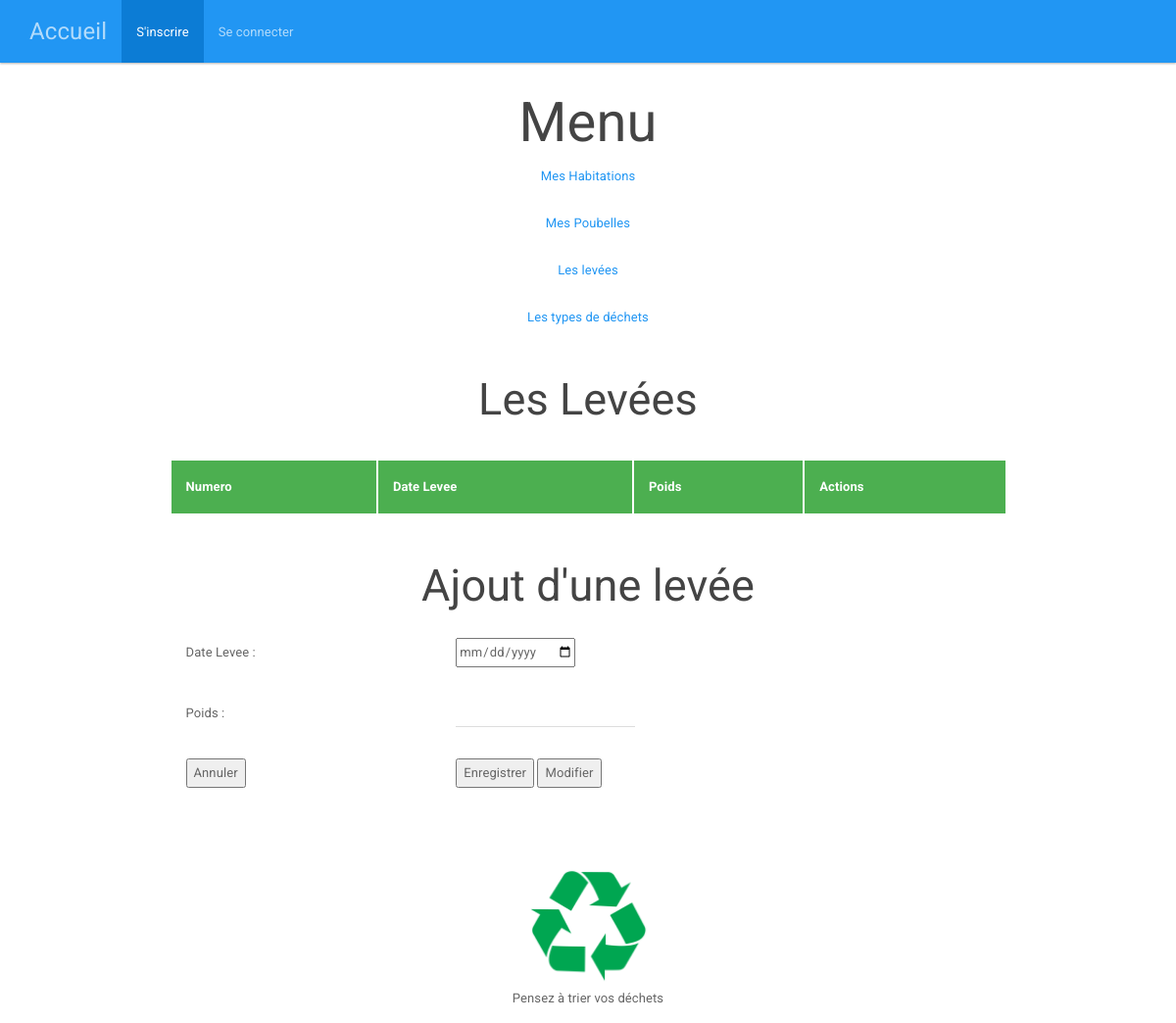
/index.php?page=3, run on an earlier commit of the app's database.
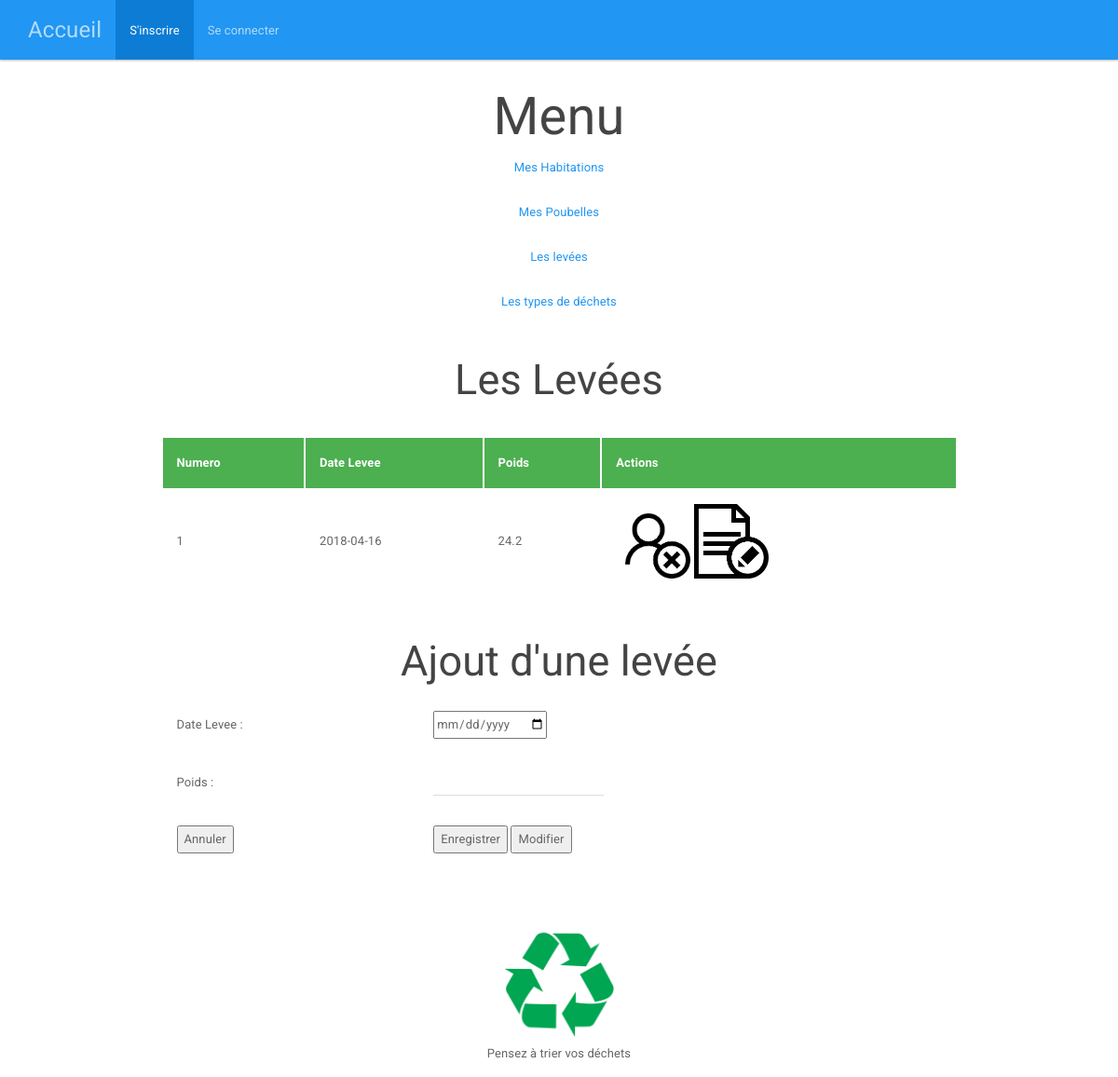
And on a later commit of the database.
### tables this page shows
create table levee
	(
		num int(5) not null auto_increment,
		datelevee date,
		poids float(5.2),
		primary key(num)
	);

### modele.php (called while the page is built, shortened)
<?php
function connexion()
    {
    $con = mysqli_connect("localhost","root","","triselectif");
    return $con;
    }
function selectAllM ($table)
    {
        $con = connexion();
        $requete ="select * from " .$table. ";";
        $resultat = mysqli_query($con,$requete);
        return $resultat;
    }

### controleur.php (called while the page is built, shortened)
<?php
	include("modele/modele.php");
	function selectAllC($table)
	{
		if($table == "type_dechet" || $table == "levee" || $table == "habitation" || $table == "usager")
		{
			$resultat = selectAllM($table);
			return $resultat;
		}
		else
		{
			return null;
		}
	}

### vuelevee.php (the view, shortened to what this page needs)
<center>
	<h2> Les Levées </h2>
	<br/>
	<table border = 0 >
		<tr><th> Numero </th>
			<th> Date Levee </th>
			<th> Poids </th>
			<th> Actions </th>
		</tr>
			<?php
			foreach ($resultats as $unResultat)
			{
				echo"<tr>
				<td>".$unResultat['num']."</td>
				<td>".$unResultat['datelevee']."</td>
				<td>".$unResultat['poids']."</td>
				<td> 	<a href='index.php?page=3&action=X&num=".$unResultat['num']."'>
							<img src='image/supprimer.png' width='80' height='80' > </a>
							<a href='index.php?page=3&action=E&num=".$unResultat['num']."'>
							<img src='image/editer.jpg' width='80' height='80' > </a>
				</tr>";
			}
			?>
	</table>
		<br/>
			<h2>Ajout d'une levée</h2>
				<form method="post" action="">
					<table border= 0 >
						<tr><td>Date Levee : </td> <td> <input type="date" name="datelevee" value="<?php if(isset($resultat)) echo $resultat['datelevee'] ; ?>"></td></tr>
						<tr><td>Poids : </td> <td> <input type="text" name="poids" value="<?php if(isset($resultat)) echo $resultat['poids'] ; ?>"></td></tr>
							<td> <input type="reset" name="Annuler" value="Annuler"></td>
							<td> <input type="submit" name="Enregistrer" value="Enregistrer">
							<input type="submit" name="Modifier" value="Modifier"></td>
					</table>
				</form>
</center>

What changed in the data, as far as the page shows it:
added levee: num "1", datelevee "2018-04-16", poids "24.2"
